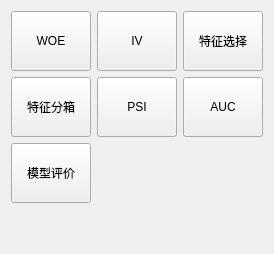
         <widget class="QWidget" name="page">
          <layout class="QGridLayout" name="gridLayout_7">
           <item row="1" column="3">
            <widget class="QToolButton" name="btn_assess_auc">
             <property name="minimumSize">
              <size>
               <width>80</width>
               <height>60</height>
              </size>
             </property>
             <property name="maximumSize">
              <size>
               <width>80</width>
               <height>60</height>
              </size>
             </property>
             <property name="text">
              <string>AUC</string>
             </property>
             <property name="icon">
              <iconset resource="../pyqtsource.qrc">
               <normaloff>:/pyqt/source/images/formfilternavigator.png</normaloff>:/pyqt/source/images/formfilternavigator.png</iconset>
             </property>
             <property name="iconSize">
              <size>
               <width>32</width>
               <height>32</height>
              </size>
             </property>
             <property name="toolButtonStyle">
              <enum>Qt::ToolButtonTextUnderIcon</enum>
             </property>
            </widget>
           </item>
           <item row="0" column="3">
            <widget class="QToolButton" name="btn_assess_feature_select">
             <property name="minimumSize">
              <size>
               <width>80</width>
               <height>60</height>
              </size>
             </property>
             <property name="maximumSize">
              <size>
               <width>80</width>
               <height>60</height>
              </size>
             </property>
             <property name="text">
              <string>特征选择</string>
             </property>
             <property name="icon">
              <iconset resource="../pyqtsource.qrc">
               <normaloff>:/pyqt/source/images/formfilternavigator.png</normaloff>:/pyqt/source/images/formfilternavigator.png</iconset>
             </property>
             <property name="iconSize">
              <size>
               <width>32</width>
               <height>32</height>
              </size>
             </property>
             <property name="toolButtonStyle">
              <enum>Qt::ToolButtonTextUnderIcon</enum>
             </property>
            </widget>
           </item>
           <item row="0" column="1">
            <widget class="QToolButton" name="btn_assess_iv">
             <property name="minimumSize">
              <size>
               <width>80</width>
               <height>60</height>
              </size>
             </property>
             <property name="maximumSize">
              <size>
               <width>80</width>
               <height>60</height>
              </size>
             </property>
             <property name="text">
              <string>IV</string>
             </property>
             <property name="icon">
              <iconset resource="../pyqtsource.qrc">
               <normaloff>:/pyqt/source/images/columns_52x60.png</normaloff>:/pyqt/source/images/columns_52x60.png</iconset>
             </property>
             <property name="iconSize">
              <size>
               <width>32</width>
               <height>32</height>
              </size>
             </property>
             <property name="toolButtonStyle">
              <enum>Qt::ToolButtonTextUnderIcon</enum>
             </property>
            </widget>
           </item>
           <item row="1" column="0">
            <widget class="QToolButton" name="btn_access_fine">
             <property name="minimumSize">
              <size>
               <width>80</width>
               <height>60</height>
              </size>
             </property>
             <property name="maximumSize">
              <size>
               <width>80</width>
               <height>60</height>
              </size>
             </property>
             <property name="text">
              <string>特征分箱</string>
             </property>
             <property name="icon">
              <iconset resource="../pyqtsource.qrc">
               <normaloff>:/pyqt/source/images/formfilternavigator.png</normaloff>:/pyqt/source/images/formfilternavigator.png</iconset>
             </property>
             <property name="iconSize">
              <size>
               <width>32</width>
               <height>32</height>
              </size>
             </property>
             <property name="toolButtonStyle">
              <enum>Qt::ToolButtonTextUnderIcon</enum>
             </property>
            </widget>
           </item>
           <item row="1" column="1">
            <widget class="QToolButton" name="btn_assess_psi">
             <property name="minimumSize">
              <size>
               <width>80</width>
               <height>60</height>
              </size>
             </property>
             <property name="maximumSize">
              <size>
               <width>80</width>
               <height>60</height>
              </size>
             </property>
             <property name="text">
              <string>PSI</string>
             </property>
             <property name="icon">
              <iconset resource="../pyqtsource.qrc">
               <normaloff>:/pyqt/source/images/formfilternavigator.png</normaloff>:/pyqt/source/images/formfilternavigator.png</iconset>
             </property>
             <property name="iconSize">
              <size>
               <width>32</width>
               <height>32</height>
              </size>
             </property>
             <property name="toolButtonStyle">
              <enum>Qt::ToolButtonTextUnderIcon</enum>
             </property>
            </widget>
           </item>
           <item row="3" column="1">
            <spacer name="verticalSpacer_2">
             <property name="orientation">
              <enum>Qt::Vertical</enum>
             </property>
             <property name="sizeHint" stdset="0">
              <size>
               <width>20</width>
               <height>40</height>
              </size>
             </property>
            </spacer>
           </item>
           <item row="0" column="0">
            <widget class="QToolButton" name="btn_assess_woe">
             <property name="minimumSize">
              <size>
               <width>80</width>
               <height>60</height>
              </size>
             </property>
             <property name="maximumSize">
              <size>
               <width>80</width>
               <height>60</height>
              </size>
             </property>
             <property name="text">
              <string>WOE</string>
             </property>
             <property name="icon">
              <iconset resource="../pyqtsource.qrc">
               <normaloff>:/pyqt/source/images/nostackdirectboth_52x60.png</normaloff>:/pyqt/source/images/nostackdirectboth_52x60.png</iconset>
             </property>
             <property name="iconSize">
              <size>
               <width>32</width>
               <height>32</height>
              </size>
             </property>
             <property name="toolButtonStyle">
              <enum>Qt::ToolButtonTextUnderIcon</enum>
             </property>
            </widget>
           </item>
           <item row="2" column="0">
            <widget class="QToolButton" name="btn_access_model">
             <property name="minimumSize">
              <size>
               <width>80</width>
               <height>60</height>
              </size>
             </property>
             <property name="maximumSize">
              <size>
               <width>80</width>
               <height>60</height>
              </size>
             </property>
             <property name="text">
              <string>模型评价</string>
             </property>
             <property name="icon">
              <iconset resource="../pyqtsource.qrc">
               <normaloff>:/pyqt/source/images/formfilternavigator.png</normaloff>:/pyqt/source/images/formfilternavigator.png</iconset>
             </property>
             <property name="iconSize">
              <size>
               <width>32</width>
               <height>32</height>
              </size>
             </property>
             <property name="toolButtonStyle">
              <enum>Qt::ToolButtonTextUnderIcon</enum>
             </property>
            </widget>
           </item>
          </layout>
         </widget>
